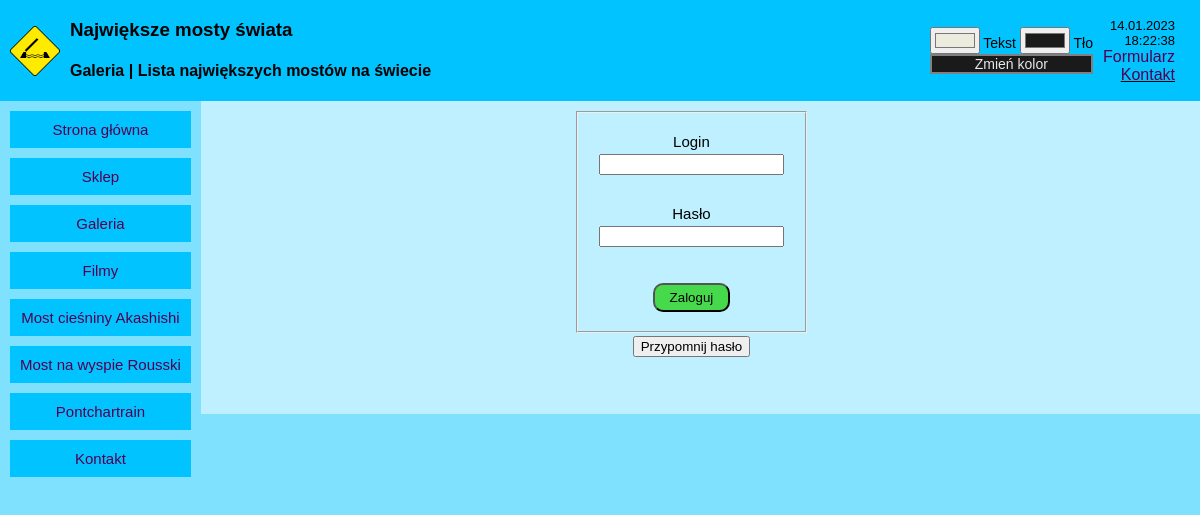
The page / on the database its author committed.
### tables this page shows
CREATE TABLE `page_list` (
  `id` int(10) UNSIGNED NOT NULL,
  `page_title` varchar(255) DEFAULT NULL,
  `page_content` text DEFAULT NULL,
  `status` tinyint(11) DEFAULT 1
);

### cfg.php (called while the page is built, shortened)
<?php
    $baza = 'p_aplikacji_www';
?>

### validateId.php (called while the page is built)
<?php
function isCorrectId($id) {
    if(is_numeric($id) && is_int($id + 0) && $id >= 0)
        return true;
    return false;
}
?>

### showpage.php (called while the page is built, shortened)
<?php
    $header = 6;
    $nav = 2;
    if(isset($_GET['shop'])) {
        include('shop.php');
        $content = Shop();
    } else if(isset($_GET['contact_form'])) {
        include('contact.php');
        $content = PokazKontakt();
    } else if(isset($_GET['page']) && $_GET['page'] != $nav && $_GET['page'] != $header) {
        $content = pokazPodstrone($_GET['page']);
    } else {
        include('admin/admin.php');
        $content = ControlPanel();
    }
    function pokazPodstrone($id) {
        include('cfg.php');
        $status_zero_msg = '<h3 class="errormsg" >Strona nieaktywna!</h3>';
        $id_clear = htmlspecialchars($id);
        $query = 'SELECT * FROM page_list WHERE id='.$id_clear.' LIMIT 1';
        $result = mysqli_query($link, $query);
        $row = mysqli_fetch_array($result);
        if(empty($row['id'])) {
            $web = '<h3 class="errormsg" >Nie znaleziono strony!</h3>';
        } else {
            if($row['status'] == 0)
                $web = $status_zero_msg;
            else
                $web = $row['page_content'];
        }
        return $web;
    }
?>

### index.php (the view, shortened to what this page needs)
<?php
    include('validateId.php');
    include('showpage.php');
?>
<!DOCTYPE HTML>
<html>
    <head>
        <link type="text/css" rel="stylesheet" href="css/style.css" />
        <link type="text/css" rel="stylesheet" href="css/forms.css" />
        <link type="text/css" rel="stylesheet" href="css/shop.css" />
    </head>
    <body onload="showtime(), setcolors()">
        <div class="container vertical" id="fullscreen">
            <div class="container horizontal" id="header">
                <?= pokazPodstrone($header, $link) ?>
            </div>
            <div class="container horizontal" id="main">
                <div class="container vertical pad" id="nav">
                    <?= pokazPodstrone($nav, $link) ?>
                </div>
                <div class="container vertical" id="content">
                    <?= $content ?>
                </div>
            </div>
        </div>
    </body>
</html>

### css/style.css (style rules this page uses)
body { margin: 0px; font-family: 'Verdana', sans-serif; background-color: #80e1ff; }
.container { display: flex; }
.vertical { flex-direction: column; }
.horizontal { flex-direction: row; }
.pad { padding: 10px; }
.pointer { cursor: pointer; }
#header { background-color: #00c3ff; column-gap: 10px; height: fit-content; padding: 0px 10px; align-items: center; }
#settings { margin-left: auto; font-size: 14px; }
#colswitch { border: 2px solid gray; background-color: #1a1a1a; color: #e8e8e8; text-align:center; }
#header-item-right { margin-right: 15px; text-align: right; }
#date, #time { font-size: 13px; }
#icon { width: 50px; height: 50px; }
#main { align-items: flex-start; background-color: #80e1ff; }
#nav { font-family: 'Tahoma', sans-serif; width: fit-content; max-width: 25vw; row-gap: 10px; position: sticky; top: 0px; background-color: #80e1ff; }
.nav-item { background-color: #00c3ff; text-align: center; font-size: 15px; flex-shrink: 0; white-space:nowrap; overflow-x: hidden; }
#content { flex: auto; background-color: #bef0ff; text-overflow: ellipsis; padding: 10px calc(1vh + 20px) 10px 10px; font-size: 15px; line-height: 1.7; min-height: 100%; align-items: stretch; }
a { text-decoration: none; color: #500050; }

### rows shown on the page
page_list: page_content (picture)
page_list: page_content "Strona główna Sklep Galeria Filmy Most cieśniny Akashishi Most na wyspie Rousski Pontchartrain Kontakt"
